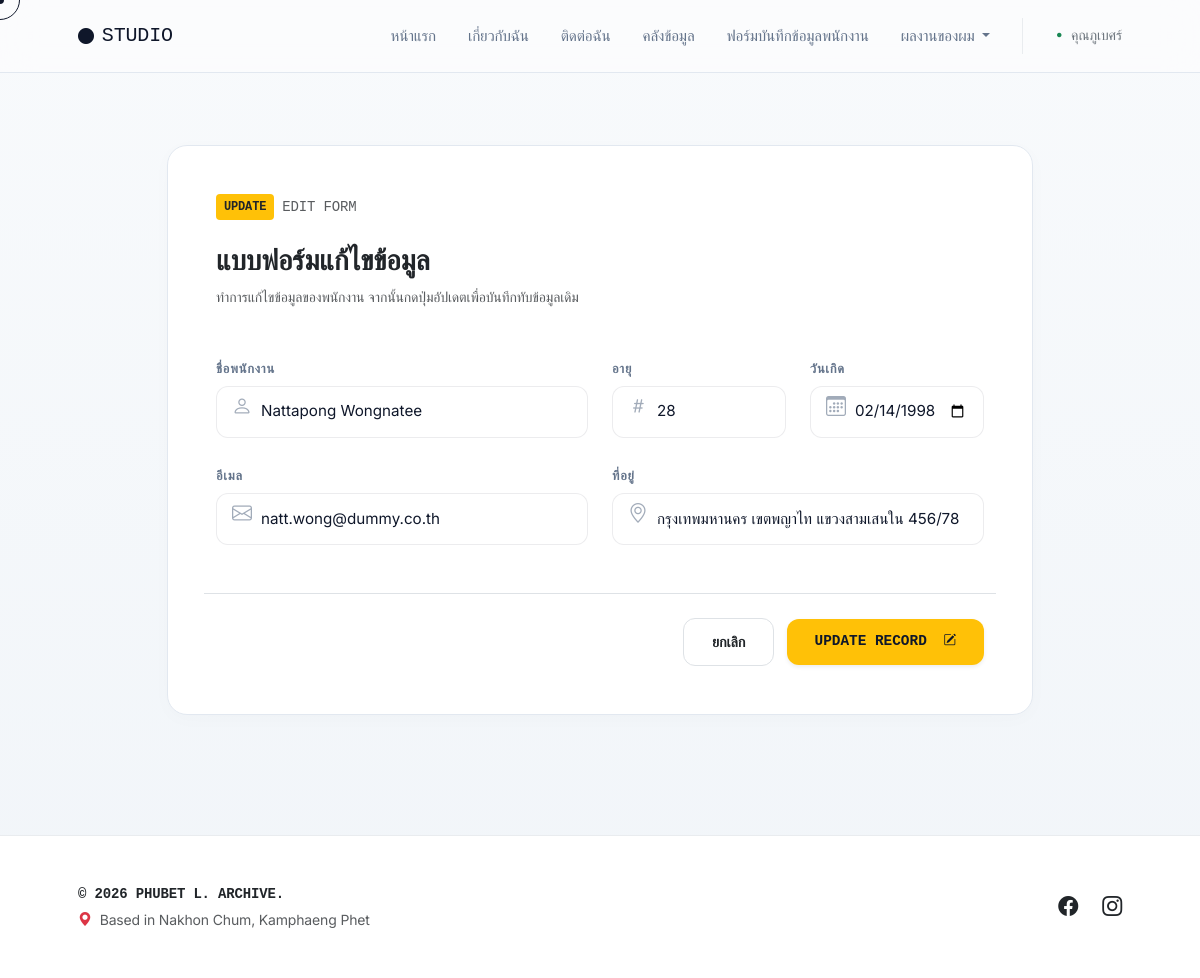
Page /edit/4/ on the committed database.
### myapp/models.py (models this page shows, shortened)
class Person(models.Model):
    name = models.CharField(max_length=100)
    age = models.IntegerField()
    date_of_birth = models.DateField()
    address = models.CharField(max_length=200)
    email = models.EmailField()

### myapp/views.py (the view, shortened to what this page needs)
# urls.py: path('edit/<int:person_id>/', views.edit, name='edit'),
def edit(request, person_id):
    person = Person.objects.get(id=person_id)
    return render(request, "edit.html", {"person": person})

### myapp/templates/edit.html (shortened to what this page needs)
{% extends 'basetemplate.html' %}
{% load static %}
{% block content %}
<div class="container px-4 px-lg-5 my-5 py-4">
    <div class="row g-4 justify-content-center">
        <div class="col-lg-10" data-aos="fade-up">
            <div class="card-minimal p-4 p-md-5">
                <div class="d-flex align-items-center gap-2 mb-4">
                    <span class="bg-warning text-dark fw-bold font-monospace px-2 py-1 rounded-1" style="font-size: 0.75rem;">UPDATE</span>
                    <span class="text-muted small font-monospace">EDIT FORM</span>
                </div>
                <h3 class="fw-bold tracking-tight text-dark mb-2">แบบฟอร์มแก้ไขข้อมูล</h3>
                <p class="text-muted small mb-5">ทำการแก้ไขข้อมูลของพนักงาน จากนั้นกดปุ่มอัปเดตเพื่อบันทึกทับข้อมูลเดิม</p>
                <form method="POST" class="form-minimal">
                    <div class="row g-4">
                        <div class="col-md-6">
                            <div class="form-group">
                                <label class="mb-2">ชื่อพนักงาน</label>
                                <input type="text" name="name" value="{{person.name}}" class="form-control cursor-hover" required>
                                <i class="bi bi-person input-icon fs-5"></i>
                            </div>
                        </div>
                        <div class="col-md-3">
                            <div class="form-group">
                                <label class="mb-2">อายุ</label>
                                <input type="number" name="age" value="{{person.age}}" class="form-control cursor-hover" required>
                                <i class="bi bi-hash input-icon fs-5"></i>
                            </div>
                        </div>
                        <div class="col-md-3">
                            <div class="form-group">
                                <label class="mb-2">วันเกิด</label>
                                <input type="date" name="date_of_birth" value="{{person.date_of_birth|date:'Y-m-d'}}" class="form-control cursor-hover" required>
                                <i class="bi bi-calendar3 input-icon fs-5"></i>
                            </div>
                        </div>
                        <div class="col-md-6">
                            <div class="form-group">
                                <label class="mb-2">อีเมล</label>
                                <input type="email" name="email" value="{{person.email}}" class="form-control cursor-hover" required>
                                <i class="bi bi-envelope input-icon fs-5"></i>
                            </div>
                        </div>
                        <div class="col-md-6">
                            <div class="form-group">
                                <label class="mb-2">ที่อยู่</label>
                                <input type="text" name="address" value="{{person.address}}" class="form-control cursor-hover" required>
                                <i class="bi bi-geo-alt input-icon fs-5"></i>
                            </div>
                        </div>
                        <div class="col-12 text-end mt-5 border-top pt-4">
                            <a href="/database/" class="btn bg-white border text-dark btn-custom me-2 cursor-hover">ยกเลิก</a>
                            <button type="submit" class="btn btn-warning-custom btn-custom font-monospace tracking-wide cursor-hover shadow-sm">
                                UPDATE RECORD <i class="bi bi-pencil-square ms-2 small"></i>
                            </button>
                        </div>
                    </div>
                </form>
            </div>
        </div>
    </div>
</div>
{% endblock %}

### myapp/templates/basetemplate.html (style rules this page uses)
:root { --bg-main: #f8fafc; --text-dark: #0f172a; --text-muted: #64748b; --border-color: #e2e8f0; --accent-color: #0f172a; }
body { background-color: var(--bg-main); color: var(--text-dark); font-family: 'Inter', 'Sarabun', sans-serif; letter-spacing: -0.01em; overflow-x: hidden; position: relative; cursor: none; }
.card-minimal { background: #ffffff !important; border: 1px solid var(--border-color) !important; border-radius: 20px !important; box-shadow: 0 4px 20px rgba(15, 23, 42, 0.02) !important; transition: border-color 0.4s ease; cursor: none; }
a, button, input, textarea { cursor: none !important; }

### myapp/templates/edit.html (style rules this page uses)
.form-minimal .form-group { position: relative; }
.form-minimal .form-control { border: 1px solid rgba(15, 23, 42, 0.08); border-radius: 12px; padding: 0.85rem 1rem 0.85rem 2.75rem; background: rgba(255, 255, 255, 0.6); color: var(--text-dark); font-size: 0.95rem; transition: all 0.3s cubic-bezier(0.4, 0, 0.2, 1); }
.form-minimal label { font-size: 0.8rem; font-weight: 700; color: var(--text-muted); letter-spacing: 0.06em; text-transform: uppercase; }
.input-icon { position: absolute; left: 1rem; top: 2.3rem; color: var(--text-muted); opacity: 0.6; transition: color 0.3s; }
.btn-custom { padding: 0.75rem 1.75rem; border-radius: 12px; font-size: 0.9rem; font-weight: 600; transition: all 0.2s ease; }
.btn-warning-custom { background-color: #ffc107; color: #0f172a; border: none; }

### rows in the picture
Person: name "Nattapong Wongnatee", age "28", date_of_birth "02/14/1998", email "natt.wong@dummy.co.th", address "กรุงเทพมหานคร เขตพญาไท แขวงสามเสนใน 456/78"
